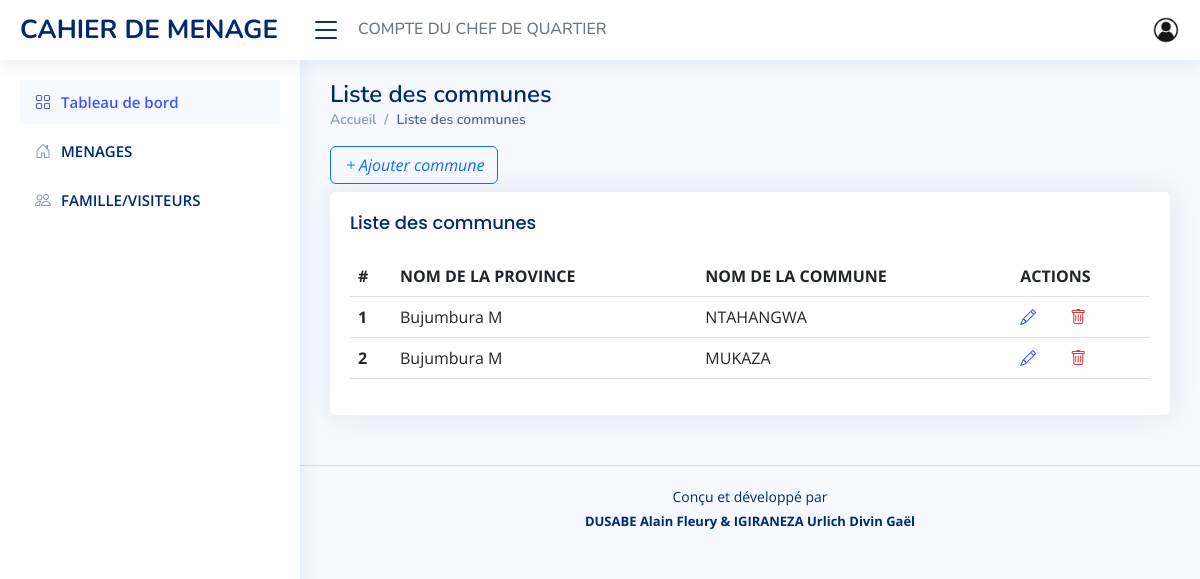
Screenshot of /commune (signed in) with the database file from the repository.
### app/models/commune.py (models this page shows, shortened)
class Commune (models.Model):
    province = models.ForeignKey(Province, on_delete=models.CASCADE)
    commune = models.CharField(max_length=15, unique=True)

### app/models/province.py (models this page shows, shortened)
class Province (models.Model):
    province = models.CharField(max_length=15, unique=True)

### app/views/commune.py (the view)
# urls.py: path('', home.index, name ='dashboard'),
@login_required(login_url ='login')
def index(request):
    assert isinstance(request, HttpRequest)
    page_title = 'Liste des communes'
    template = 'app/settings/commune/index.html'
    communes_list = Commune.objects.all()
    context = {
        'page_title': page_title,
        'communes_list': communes_list
    }
    return render(
        request,
        template_name=template,
        context=context
    )

### app/templatetags/user_tags.py (called while the page is built)
@register.filter
def user_belongs_to_group(user, group_name):
    return user.groups.filter(name=group_name).exists()

### app/templates/app/settings/commune/index.html (shortened to what this page needs)
{% extends 'app/layouts/default.html' %}
{% block content %}
{% load crispy_forms_tags %}
<button onclick="window.location.href='{% url 'add_commune' %}'" class="btn btn-outline-primary mb-2"><i
        class="bi bi-plus">Ajouter commune</i></button>
{% if communes_list %}
<section class="section">
    <div class="row">
        <div class="col-lg-12">
            <div class="card">
                <div class="card-body">
                    <h5 class="card-title">{{page_title}}</h5>
                    <table class="table datatable">
                        <thead>
                            <tr>
                                <th scope="col">#</th>
                                <th scope="col">NOM DE LA PROVINCE</th>
                                <th scope="col">NOM DE LA COMMUNE</th>
                                <th scope="col">ACTIONS</th>
                            </tr>
                        </thead>
                        <tbody>
                            {% for commune in communes_list %}
                            <tr>
                                <th scope="row">{{ forloop.counter }}</th>
                                <td>{{ commune.province.province }}</td>
                                <td>{{ commune.commune }}</td>
                                <td>
                                    <a href="{% url 'edit_commune' commune.id %}" style="margin-right: 30px;"><i
                                            class="bi bi-pencil"></i></a>
                                    <a href="{% url 'delete_commune' commune.id %}"
                                        onclick="return confirm('Voulez-vous vraiment supprimer ?')"><i
                                            class="bi bi-trash text-danger"></i></a>
                                </td>
                            </tr>
                            {% endfor %}
                        </tbody>
                    </table>
                </div>
            </div>
        </div>
    </div>
</section>
{% else %}
<p class="text-center text-danger" style="font-size: 20px; line-height: 1.5;">PAS DE COMMUNE ENREGISTREE</p>
{% endif %}
{% endblock %}

### app/static/app/css/style.css (style rules this page uses)
:root { scroll-behavior: smooth; }
body { font-family: "Open Sans", sans-serif; background: #f6f9ff; color: #444444; }
a { color: #4154f1; text-decoration: none; }
h1, h2, h3, h4, h5, h6 { font-family: "Nunito", sans-serif; }
.card { margin-bottom: 30px; border: none; border-radius: 5px; box-shadow: 0px 0 30px rgba(1, 41, 112, 0.1); }
.card-title { padding: 20px 0 15px 0; font-size: 18px; font-weight: 500; color: #012970; font-family: "Poppins", sans-serif; }
.card-body { padding: 0 20px 20px 20px; }

### rows the page displays
Commune: province.province "Bujumbura M", commune "NTAHANGWA"
Commune: province.province "Bujumbura M", commune "MUKAZA"

### other values shown
{{ page_title }} "Liste des communes"
